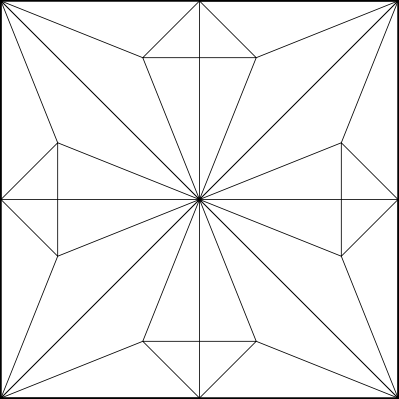
#> input picture segments/images/frog.png, 399 x 399 px
$ jupyter execute origami_harriscorners.ipynb   (Python 2 division)
#> lines starting #> are read from the running program, lines starting #| are printed output that depends on the picture
#> further down, img is the input picture: shape (399, 399, 3); min 0, max 255, mean 243.1
#> `im_display.fill(255)`: im_display: shape (399, 399, 3); every value is 255
[cell 1]
import cv2
import numpy as np
import matplotlib.pyplot as plt
import random
from skimage.feature import corner_harris, corner_peaks
from sklearn.cluster import DBSCAN

Define Functions

[cell 2]
def isSegment(p1,p2, bin_im, ksize, sample_num, pvote, cvote):
    x1, y1 = p1
    x2, y2 = p2

    x1, x2, y1, y2 = int(x1), int(x2), int(y1), int(y2)

    x_disp = abs(x2 - x1)
    y_disp = abs(y2 - y1)

    x_step = x_disp / (sample_num + 1)
    y_step = y_disp / (sample_num + 1)

    vote = 0

    xstart = 0
    ystart = 0
    if x2 >= x1:
        xstart = x1
        ystart = y1
        if y2 < y1:
            y_step = -y_step
    else:
        xstart = x2
        ystart = y2
        if y2 > y1:
            y_step = -y_step


    for mult in range(1, sample_num + 1):
        xc, yc = int(xstart + mult*x_step), int(ystart + mult*y_step)
        view = bin_im[xc - ksize: xc + ksize, yc - ksize: yc + ksize]

        color = (0,255,0)
        if np.sum(view) >= pvote:
            vote += 1
            color = (0,0,255)
#             print "OUTPUT" + str(np.sum(view)) + " " + str(pvote)
#         cv2.circle(im_display, (int(xc), int(yc)), ksize, color, thickness=1, lineType=8, shift=0)

#     print("OUTPUT",vote, cvote)
    return vote >= cvote

[cell 3]
def getCorners(img):
    gray = np.float32(img)
    dst = cv2.cornerHarris(gray,2,3,0.04)
    ret, dst = cv2.threshold(dst,0.1*dst.max(),255,0)
    dst = np.uint8(dst)
    ret, labels, stats, centroids = cv2.connectedComponentsWithStats(dst)
    criteria = (cv2.TERM_CRITERIA_EPS + cv2.TERM_CRITERIA_MAX_ITER, 100, 0.001)
    corners = cv2.cornerSubPix(gray,np.float32(centroids),(5,5),(-1,-1),criteria)
    dst = cv2.dilate(dst,None)

    return corners

[cell 4]
def getSegments(img, corners, ksize, sample_num, pvote, cvote):
    segment = []
    for i in range(len(corners)):
        for j in range(i+1,len(corners)):
            c1,c2 = tuple(corners[i]), tuple(corners[j])
            if isSegment(c1, c2, img, ksize, sample_num, pvote, cvote):
                segment.append((c1,c2))
#                   segments.append((tuple(c1), tuple(c2)))
#
#     print "segment length:"+str(len(segment))
    return segment

[cell 5]
def pointCluster(points):
    #6 eps for frog
    clusters = DBSCAN(eps=6, min_samples=2).fit(points)

    labels = clusters.labels_#classes (integers)
    comp = points

    print("labels", len(labels))
    print("comp", len(comp))

    labelSum = {}
    for i, l in enumerate(labels):
        point = comp[i]

        c = 0
        n = (0.0, 0.0)
        if l == -1:
            labelSum[-1 * i] = (comp[i], 1)

        if l in labelSum:
            n, c = labelSum.get(l)

        c+=1

        nn = (point[0] + n[0], point[1] + n[1])


        labelSum[l] = (nn, c)

    corners = []
    for label, t in labelSum.iteritems():
        center = (int(t[0][0] / t[1]), int(t[0][1] / t[1]))
        corners.append(center)
    return corners

## Test Functions

##### hyperparameters

[cell 6]
#BEST IS 3, 5, 18, 25

KSIZE = 3
PVOTE = 5
CVOTE = 18
SAMPLE_NUM = 25

img_directory = "images/"

[cell 7]
def getFinalSegments(im):
    im_display = np.zeros(im.shape, dtype = np.uint8)
    im_display.fill(255)
    im = cv2.cvtColor(im, cv2.COLOR_BGR2GRAY)
    # im_display = im.copy()

    im_orig = im.copy()

    # "Preps Image to be displayed" - Lillian

    im = np.invert(im)
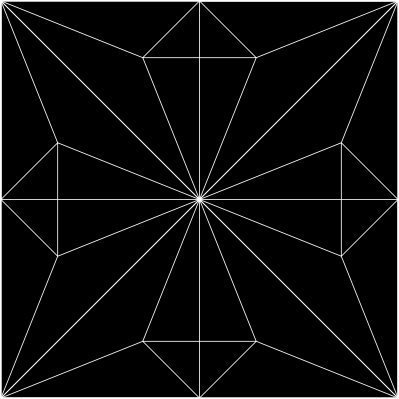
#> im: shape (399, 399); min 0, max 255, mean 11.9
    im[im > 10] = 1
    im[im != 1] = 0
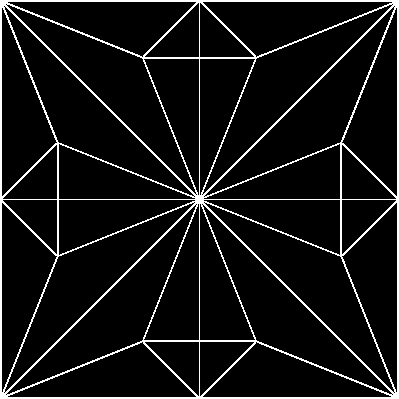
#> im: shape (399, 399); values 0 (black) and 1 (white), 8.1% white in thin lines or dots

    plt.imshow(im)

    corners = corner_peaks(corner_harris(im_orig, k=0.2))
#> corners = 20293 pairs, first value 3 to 395, second value 3 to 395
    corners = pointCluster(corners)
#> in pointCluster, `comp = points`: comp has the same summary as corners in getFinalSegments
#| labels 20293
#| comp 20293
#> the loop in pointCluster, `for i, l in enumerate(labels):` made 20293 passes
#> (l, point, c, n, nn) on passes 3, 4, 6, 8, 21, 22, 23, 24, 25, 26, 27, 28: (0, [200, 57], 2, (198, 57), (398, 114)), (1, [200, 341], 2, (198, 341), (398, 682)), (2, [57, 200], 2, (57, 198), (114, 398)), (3, [341, 200], 2, (341, 198), (682, 398)), (13, [199, 3], 2, (197, 3), (396, 6)), (14, [199, 395], 2, (201, 395), (400, 790)), (12, [3, 199], 2, (3, 201), (6, 400)), (15, [395, 199], 2, (395, 197), (790, 396)), (12, [3, 197], 3, (6, 400), (9, 597)), (14, [197, 395], 3, (400, 790), (597, 1185)), (13, [201, 3], 3, (396, 6), (597, 9)), (15, [395, 201], 3, (790, 396), (1185, 597))
#> (c, n) on passes 61, 62, 63, 64, 65, 74: (3, (433, 1021)), (3, (761, 173)), (3, (761, 1021)), (3, (1021, 433)), (3, (1021, 761)), (1, (51, 141))
#> after the loop in pointCluster, `for i, l in enumerate(labels):`: labelSum = 54 items
#> the loop in pointCluster, `for label, t in labelSum.iteritems():` made 54 passes
#> (label, t, center) on passes 1 to 12: (0, ((398, 114), 2), (199, 57)), (1, ((398, 682), 2), (199, 341)), (2, ((114, 398), 2), (57, 199)), (3, ((682, 398), 2), (341, 199)), (4, ((234, 581), 4), (58, 145)), (5, ((581, 234), 4), (145, 58)), (6, ((1358, 581), 4), (339, 145)), (7, ((234, 1011), 4), (58, 252)), (8, ((1011, 234), 4), (252, 58)), (9, ((1011, 1358), 4), (252, 339)), (10, ((1358, 1011), 4), (339, 252)), (11, ((581, 1358), 4), (145, 339))
#> (label, t) on passes 17, 19, 20, 21: (-44, ([4, 4], 1)), (-45, ([394, 394], 1)), (-46, ([4, 394], 1)), (-47, ([394, 4], 1))
#> after the loop in pointCluster, `for label, t in labelSum.iteritems():`: corners = 54 pairs, first value 3 to 395, second value 3 to 395
    print len(corners)
#| 54
    segments = getSegments(im, corners, ksize = KSIZE, sample_num = SAMPLE_NUM, pvote = PVOTE, cvote = CVOTE)
#> the loop in getSegments, `for i in range(len(corners)):` made 54 passes

    w, h = im.shape

    final_seg = []
    for c1,c2 in segments:
        x1,y1 = c1
        x2,y2 = c2
        if not(( x1<10 and x2<10) or (x1>w-10 and x2>w-10) or (y1 < 10 and y2 < 10)or (y1>h-10 and y2>h-10)):
            final_seg.append((c1, c2))
#> this loop made 169 passes
#> (c1, c2) on passes 1 to 3: ((199, 57), (199, 341)), ((199, 57), (145, 58)), ((199, 57), (252, 58))
#             cv2.line(im_display, c1, c2, (0,0,255),1)

    return final_seg

##### test script

[cell 8]
img = cv2.imread(img_directory+ "frog.png")
im_display = np.zeros(img.shape, dtype = np.uint8)
im_display.fill(255)

final = getFinalSegments(img)
for c1, c2 in final:
    x1, y1 = c1
    x2, y2 = c2
    cv2.line(im_display, c1, c2, (0,0,255),1)
    with open('frogoutput.txt', 'a') as the_file:
        the_file.write(str(x1) + " " + str(y1)+" " +str(x2) + " " +str(y2)+"\n")
#> this loop made 162 passes
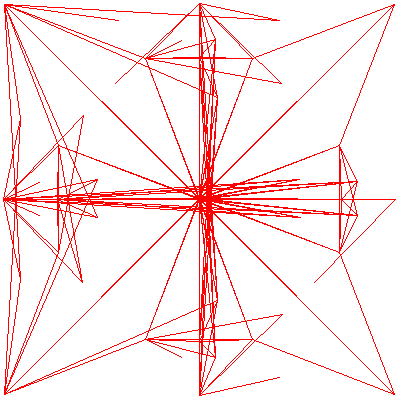
#> im_display: shape (399, 399, 3); mean of channels 0, 1, 2 232, 232, 255; drawn as B, G, R

print len(final)
#| 162
cv2.imwrite(img_directory+"CraneTest.png",im_display)
#> Out = True

$ run again, with segments/images/cornersdisplay.png copied over segments/images/frog.png
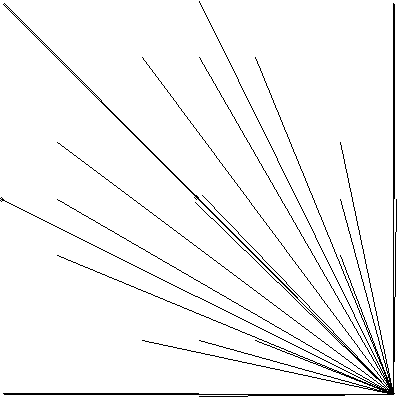
#> input picture segments/images/cornersdisplay.png, 399 x 399 px
#> img is the input picture: shape (399, 399, 3); 96% white; black in thin lines or dots
#> in getFinalSegments, `corners = corner_peaks(corner_harris(im_orig, k=0.2))`: corners = 24368 pairs, first value 1 to 397, second value 1 to 397
#> comp has the same summary as corners in getFinalSegments
#| labels 24368
#| comp 24368
#> the loop in pointCluster, `for i, l in enumerate(labels):` made 24368 passes
#> (l, point, c, n, nn) on passes 5, 6, 7, 11, 12, 13, 14, 15: (1, [1, 397], 2, (3, 393), (4, 790)), (2, [397, 1], 2, (393, 3), (790, 4)), (0, [397, 397], 2, (393, 393), (790, 790)), (5, [377, 386], 2, (379, 388), (756, 774)), (5, [389, 379], 3, (756, 774), (1145, 1153)), (4, [202, 1], 2, (200, 1), (402, 2)), (5, [382, 389], 4, (1145, 1153), (1527, 1542)), (5, [386, 376], 5, (1527, 1542), (1913, 1918))
#> after the loop in pointCluster, `for i, l in enumerate(labels):`: labelSum = 51 items
#> the loop in pointCluster, `for label, t in labelSum.iteritems():` made 51 passes
#> (label, t, center) on passes 1, 2, 3, 4, 6, 7, 8, 9: (0, ((1181, 1186), 3), (393, 395)), (1, ((633265, 2064144), 6331), (100, 326)), (2, ((2100937, 659931), 6430), (326, 102)), (3, ((5, 4), 2), (2, 2)), (-1, ((3895, 4298), 14), (278, 307)), (4, ((598, 3), 3), (199, 1)), (5, ((26933, 29413), 80), (336, 367)), (6, ((3101, 4916), 14), (221, 351))
#> after the loop in pointCluster, `for label, t in labelSum.iteritems():`: corners = 51 pairs, first value 1 to 397, second value 1 to 397
#| 51
#> the loop in getSegments, `for i in range(len(corners)):` made 51 passes
#> the loop in getFinalSegments, `for c1,c2 in segments:` made 287 passes
#> (c1, c2) on passes 1 to 3: ((393, 395), (2, 2)), ((393, 395), (278, 307)), ((393, 395), (336, 367))
#> the loop `for c1, c2 in final:` made 251 passes
#> after the loop `for c1, c2 in final:`:
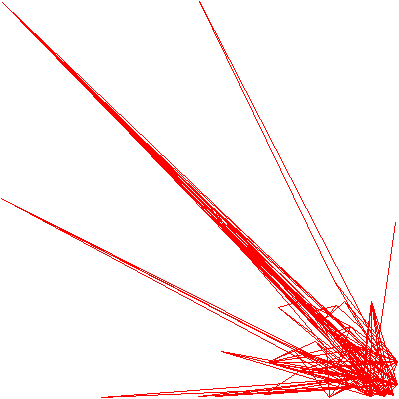
#> im_display: shape (399, 399, 3); mean of channels 0, 1, 2 237.7, 237.7, 255; drawn as B, G, R
#| 251
#> Out = True
